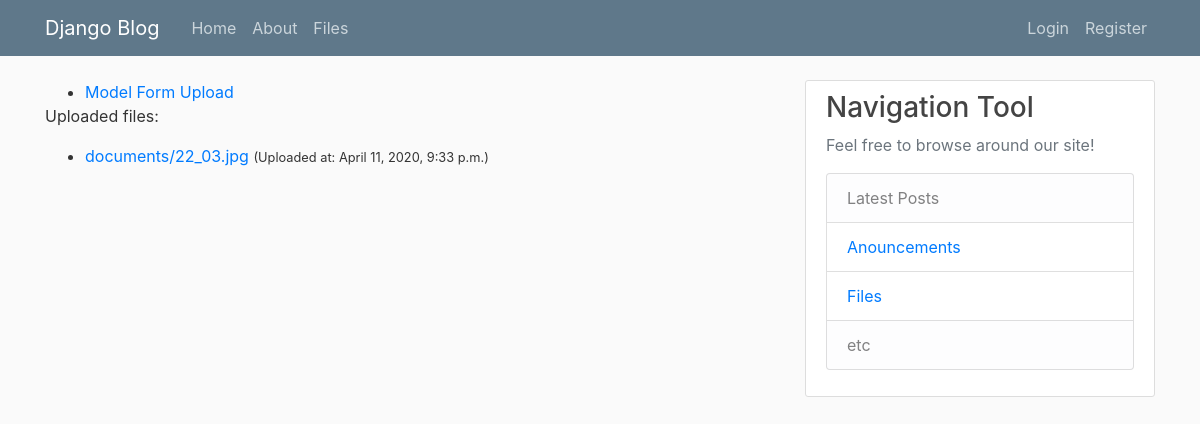
Screenshot of /files/ with the database file from the repository.
### website/blog/models.py (models this page shows)
class Document(models.Model):
    description = models.CharField(max_length=255, blank=True)
    document = models.FileField(upload_to='documents/')
    uploaded_at = models.DateTimeField(auto_now_add=True)

### website/blog/views.py (the view)
# urls.py: path('files/', views.files, name='blog-files'),
def files(request):
    documents = Document.objects.all()
    return render(request, 'blog/files.html', {'documents': documents})

### website/blog/templates/blog/files.html
{% extends "blog/base.html" %}
{% block content %}
  <ul>
    <li>
      <a href="{% url 'post-files' %}">Model Form Upload</a>
    </li>
  </ul>
  <p>Uploaded files:</p>
  <ul>
    {% for obj in documents %}
      <li>
        <a href="{{ obj.document.url }}">{{ obj.document.name }}</a>
        <small>(Uploaded at: {{ obj.uploaded_at }})</small>
      </li>
    {% endfor %}
  </ul>
{% endblock %}

### website/blog/static/blog/main.css (style rules this page uses)
body { background: #fafafa; color: #333333; margin-top: 5rem; }
ul { margin: 0; }

### rows the page displays
Document: document.name "documents/22_03.jpg", uploaded_at "April 11, 2020, 9:33 p.m."
